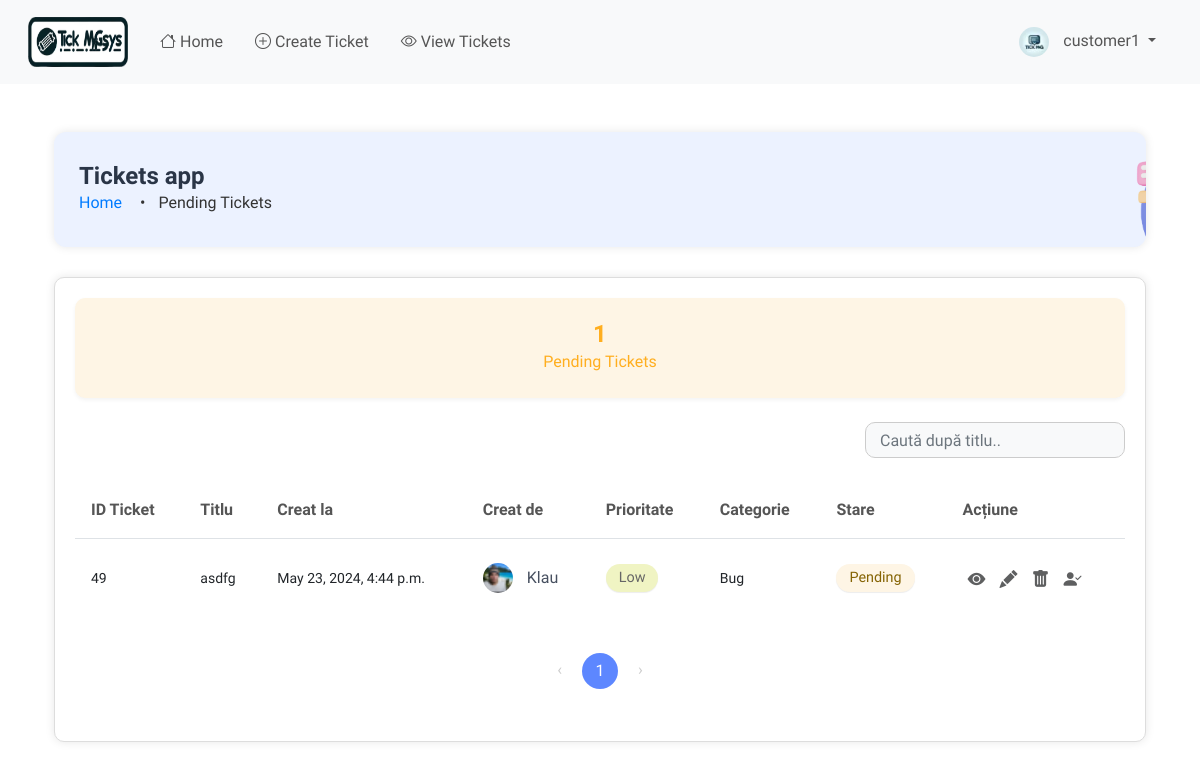
/ticket/ticket-queue/ (signed in), run on an earlier commit of the app's database.
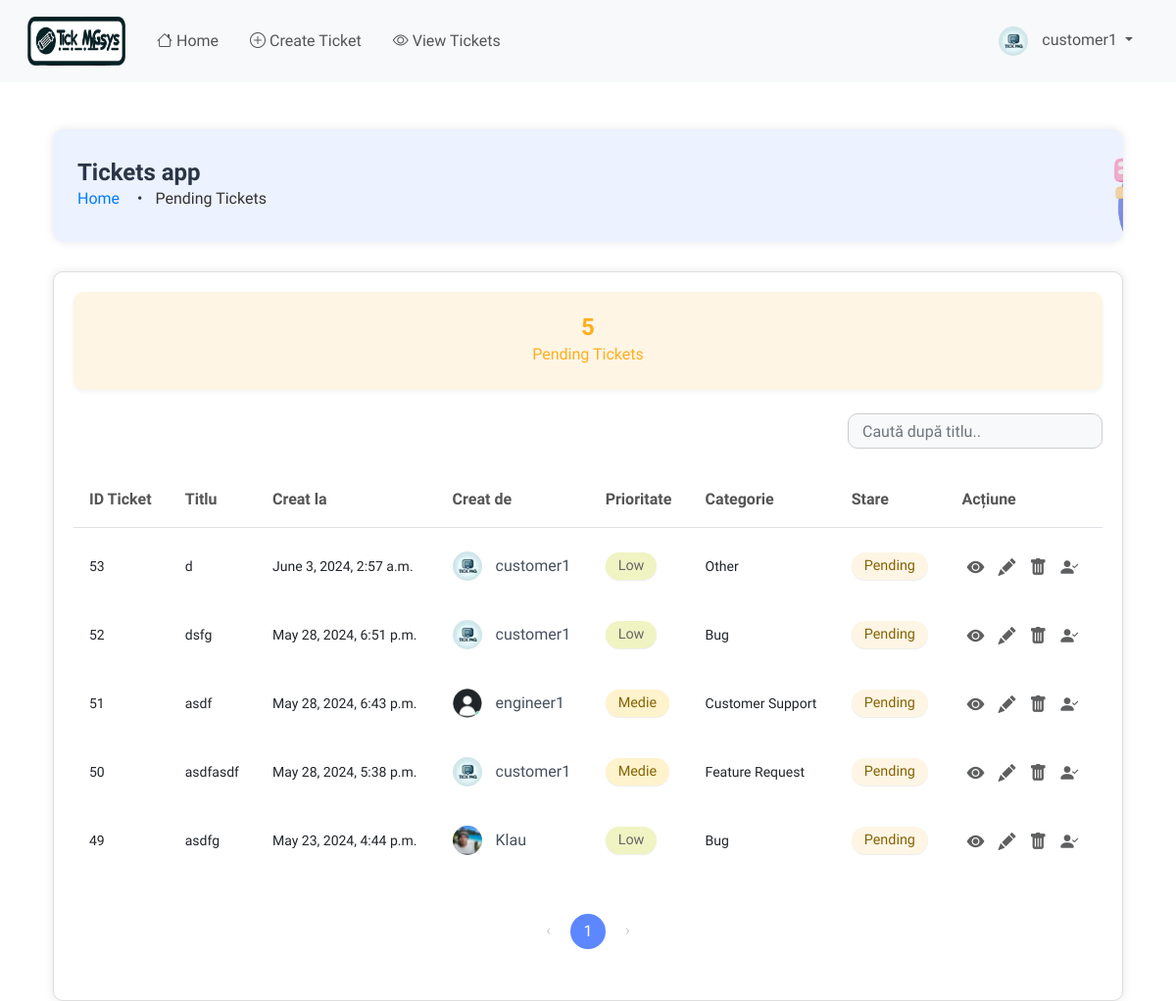
And on a later commit of the database.
### users/models.py (models this page shows, shortened)
class User(AbstractUser):
    is_customer = models.BooleanField(default=False)
    is_engineer = models.BooleanField(default=False)
    is_admin = models.BooleanField(default=False)  # New field for admin users
    profile_image = models.ImageField(upload_to='profile_images/', default='profile_images/default.png')

### ticket/models.py (models this page shows, shortened)
class Ticket(models.Model):
    PRIORITY_CHOICES = (
        ('Very Low', 'Foarte Scăzut'),
        ('Low', 'Scăzut'),
        ('Medium', 'Mediu'),
        ('High', 'Ridicat'),
        ('Very High', 'Foarte Ridicat'),
    )
    CATEGORY_CHOICES = (
        ('Bug', 'Bug'),
        ('Feature Request', 'Cerere Funcționalitate'),
        ('Customer Support', 'Suport Client'),
        ('Sales', 'Vânzări'),
        ('Feedback', 'Feedback'),
        ('Other', 'Altele'),
    )
    STATUS_CHOICES = (
        ('Active', 'Activ'),
        ('Completed', 'Completat'),
        ('Pending', 'În așteptare'),
    )
    id = models.AutoField(primary_key=True)
    title = models.CharField(max_length=100, validators=[MaxLengthValidator(100)], unique=True)
    description = models.TextField()
    priority = models.CharField(max_length=9, choices=PRIORITY_CHOICES, default='Low')
    category = models.CharField(max_length=20, choices=CATEGORY_CHOICES, default='Other')
    created_by = models.ForeignKey(User, on_delete=models.CASCADE, related_name='tickets_created', editable=False)
    date_created = models.DateTimeField(auto_now_add=True)
    assigned_to = models.ForeignKey(User, on_delete=models.DO_NOTHING, null=True, blank=True, related_name='tickets_assigned')
    is_resolved = models.BooleanField(default=False)
    accepted_date = models.DateTimeField(null=True, blank=True)
    closed_date = models.DateTimeField(null=True, blank=True)
    ticket_status = models.CharField(max_length=20, choices=STATUS_CHOICES, default='Pending')
    updated_at = models.DateTimeField(auto_now=True)
    class Meta:
        verbose_name = "Ticket"
        verbose_name_plural = "Tickets"
        ordering = ['-date_created']
        unique_together = ('title', 'created_by')
        indexes = [
            models.Index(fields=['priority']),
            models.Index(fields=['category']),
            models.Index(fields=['ticket_status']),
            models.Index(fields=['date_created']),
            models.Index(fields=['updated_at']),
        ]

### ticket/views.py (the view)
# urls.py: path('ticket-queue/', views.ticket_queue, name='ticket-queue'),
@login_required
def ticket_queue(request):
    tickets = Ticket.objects.filter(ticket_status='Pending')
    pending_tickets_count = tickets.count()
    engineers = User.objects.filter(is_engineer=True)  # Fetch all users who are engineers
    paginator = Paginator(tickets, 8)  # Show 8 tickets per page
    page = request.GET.get('page')
    try:
        tickets = paginator.page(page)
    except PageNotAnInteger:
        tickets = paginator.page(1)
    except EmptyPage:
        tickets = paginator.page(paginator.num_pages)
    context = {
        'tickets': tickets,
        'pending_tickets': pending_tickets_count,
        'page': page,
        'engineers': engineers,  # Add engineers to context
    }
    return render(request, 'ticket/ticket_queue.html', context)

### templates/ticket/ticket_queue.html (shortened to what this page needs)
{% extends 'base.html' %}
{% load static %}
{% block content %}
<div class="container mt-5">
  <div class="header-box">
    <div class="header-content">
      <h1 class="header-title">Tickets app</h1>
      <nav class="breadcrumb">
        <a href="{% url 'home' %}" class="breadcrumb-item">Home</a>
        <span class="breadcrumb-item active">Pending Tickets</span>
        <img src="{% static 'images/breadcrumb.png' %}" alt="Breadcrumb Icon" class="breadcrumb-icon">
      </nav>
    </div>
  </div>
  <div class="content-box">
    <div class="row">
      <div class="col-md-12 mb-4">
        <div class="card text-center bg-pending-tickets ticket-card">
          <div class="card-body ticket-card-body">
            <p class="card-number ticket-card-number mb-0">{{ pending_tickets }}</p>
            <h5 class="card-title ticket-card-title mt-0">Pending Tickets</h5>
          </div>
        </div>
      </div>
    </div>
    <div class="col-12 d-flex justify-content-end mb-3">
      <input type="text" id="searchInput" onkeyup="searchTable()" placeholder="Caută după titlu.." class="form-control search-bar-small" />
    </div>
    <div class="table-responsive">
      <table class="table table-hover" id="ticketTable">
        <thead class="thead-light">
          <tr>
            <th scope="col">ID Ticket</th>
            <th scope="col">Titlu</th>
            <th scope="col">Creat la</th>
            <th scope="col">Creat de</th>
            <th scope="col">Prioritate</th>
            <th scope="col">Categorie</th>
            <th scope="col">Stare</th>
            <th scope="col">Acțiune</th>
          </tr>
        </thead>
        <tbody>
          {% for ticket in tickets %}
          <tr class="ticket-row" data-status="{{ ticket.ticket_status|lower }}">
            <td><small>{{ ticket.id }}</small></td>
            <td><small>{{ ticket.title }}</small></td>
            <td><small>{{ ticket.date_created }}</small></td>
            <td>
              {% if ticket.created_by %}
              <img src="{{ ticket.created_by.profile_image.url }}" alt="Profile Image of {{ ticket.created_by.username }}" class="profile-image">
              <span class="assigned-username">{{ ticket.created_by.username }}</span>
              {% else %}
              <small>Unknown</small>
              {% endif %}
            </td>
            <td>
              {% if ticket.priority == 'Very Low' %}
              <span class="badge badge-very-low">Very Low</span>
              {% elif ticket.priority == 'Low' %}
              <span class="badge badge-low">Low</span>
              {% elif ticket.priority == 'Medium' %}
              <span class="badge badge-medium">Medie</span>
              {% elif ticket.priority == 'High' %}
              <span class="badge badge-high">High</span>
              {% elif ticket.priority == 'Very High' %}
              <span class="badge badge-very-high">Very High</span>
              {% endif %}
            </td>
            <td><small>{{ ticket.category }}</small></td>
            <td>
              {% if ticket.ticket_status == 'Pending' %}
              <span class="badge badge-pending">Pending</span>
              {% endif %}
            </td>
            <td>
              <a href="{% url 'ticket-details' ticket.pk %}" class="btn btn-view btn-sm" title="Details">
                <i class="bi bi-eye-fill"></i>
              </a>
              {% if ticket.ticket_status == 'Closed' %}
                <span class="btn btn-edit btn-sm disabled" title="Edit">
                  <i class="bi bi-pencil-fill text-muted"></i>
                </span>
              {% else %}
                <a href="{% url 'update-ticket' ticket.pk %}" class="btn btn-edit btn-sm" title="Edit">
                  <i class="bi bi-pencil-fill"></i>
                </a>
              {% endif %}
              <a href="#" class="btn btn-delete btn-sm" data-bs-toggle="modal" data-bs-target="#deleteModal" data-ticket-id="{{ ticket.pk }}" title="Delete">
                <i class="bi bi-trash-fill"></i>
              </a>
              <a href="#" class="btn btn-assign btn-sm" data-bs-toggle="modal" data-bs-target="#assignModal" data-ticket-id="{{ ticket.pk }}" title="Assign">
                <i class="bi bi-person-check-fill"></i>
              </a>
            </td>
          </tr>
          {% endfor %}
        </tbody>
      </table>
      <div class="pagination-container">
        <nav aria-label="Page navigation example">
          <ul class="pagination">
            {% if tickets.has_previous %}
            <li class="page-item"><a class="page-link" href="?page={{ tickets.previous_page_number }}">‹</a></li>
            {% else %}
            <li class="page-item disabled"><span class="page-link">‹</span></li>
            {% endif %}
            {% for num in tickets.paginator.page_range %}
            {% if num > tickets.number|add:'-4' and num < tickets.number|add:'4' %}
            {% if tickets.number == num %}
            <li class="page-item active"><a class="page-link" href="#">{{ num }}</a></li>
            {% else %}
            <li class="page-item"><a class="page-link" href="?page={{ num }}">{{ num }}</a></li>
            {% endif %}
            {% endif %}
            {% endfor %}
            {% if tickets.has_next %}
            <li class="page-item"><a class="page-link" href="?page={{ tickets.next_page_number }}">›</a></li>
            {% else %}
            <li class="page-item disabled"><span class="page-link">›</span></li>
            {% endif %}
          </ul>
        </nav>
      </div>
    </div>
  </div>
</div>
{% endblock content %}

### templates/base.html (shortened to what this page needs)
{% load static %}
<!DOCTYPE html>
<html lang="en">
  <head>
    <link
      href="https://cdn.jsdelivr.net/npm/bootstrap@5.2.3/dist/css/bootstrap.min.css"
      rel="stylesheet"
    />
    <link rel="stylesheet" href="https://cdnjs.cloudflare.com/ajax/libs/font-awesome/6.0.0-beta3/css/all.min.css">
    <link rel="stylesheet" href="https://cdnjs.cloudflare.com/ajax/libs/bootstrap-icons/1.8.1/font/bootstrap-icons.min.css">
    <link rel="stylesheet" href="{% static 'styles/main.css' %}?v=1">
  </head>
  <body>
    {% if request.user.is_customer %}
    <nav class="navbar navbar-expand-lg navbar-light bg-light">
      <div class="container-fluid">
        <a class="navbar-brand" href="/">
          <img class="logo" src="{% static 'images/logo.png' %}" alt="Tick MNGsys" />
        </a>
        <div class="collapse navbar-collapse" id="navbarContent">
          <ul class="navbar-nav me-auto mb-2 mb-lg-0">
            <li class="nav-item">
              <a class="nav-link {% if request.resolver_match.url_name == 'home' %}active{% endif %}" href="/"><i class="bi bi-house"></i> Home</a>
            </li>
            <li class="nav-item">
              <a class="nav-link {% if request.resolver_match.url_name == 'create-ticket' %}active{% endif %}" href="{% url 'create-ticket' %}"><i class="bi bi-plus-circle"></i> Create Ticket</a>
            </li>
            <li class="nav-item">
              <a class="nav-link {% if request.resolver_match.url_name == 'all-tickets' %}active{% endif %}" href="{% url 'all-tickets' %}"><i class="bi bi-eye"></i> View Tickets</a>
            </li>
          </ul>
          <ul class="navbar-nav ms-auto mb-2 mb-lg-0">
            <li class="nav-item dropdown">
              <a class="nav-link dropdown-toggle" href="#" id="navbarDropdown" role="button" data-bs-toggle="dropdown" aria-expanded="false">
                <img src="{{ request.user.profile_image.url }}" alt="Profile Image" class="profile-image">
                {{ request.user.username }}
              </a>
            </li>
          </ul>
        </div>
      </div>
    </nav>
    {% endif %}
    <div class="container mt-5">
       {% block content %}{% endblock %}
    </div>
  </body>
</html>

What changed in the data, as far as the page shows it:
added Ticket: id "53", title "d", date_created "June 3, 2024, 2:57 a.m.", created_by.profile_image (picture), created_by.username "customer1", priority "Low", category "Other", ticket_status "Pending"
added Ticket: id "52", title "dsfg", date_created "May 28, 2024, 6:51 p.m.", created_by.profile_image (picture), created_by.username "customer1", priority "Low", category "Bug", ticket_status "Pending"
added Ticket: id "51", title "asdf", date_created "May 28, 2024, 6:43 p.m.", created_by.profile_image (placeholder picture), created_by.username "engineer1", priority "Medie", category "Customer Support", ticket_status "Pending"
added Ticket: id "50", title "asdfasdf", date_created "May 28, 2024, 5:38 p.m.", created_by.profile_image (picture), created_by.username "customer1", priority "Medie", category "Feature Request", ticket_status "Pending"
Also different on the page:
{{ pending_tickets }}: "1" → "5"
